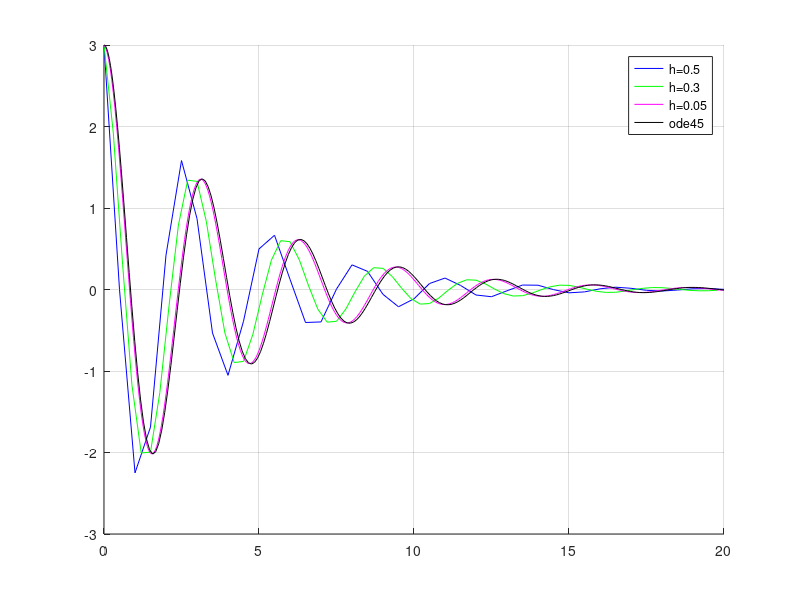

Here is the MATLAB script that generated this plot:
function Num2order
  hold on
  h=[0.5,0.3,0.05];
  x=[];y=[];
  L=20;
  for k=1:length(h)
    x=0:h(k):L;
    y(1)=3;
    z0=0;
    y(2)=y(1)+h(k)*z0+h(k)^2*ff(x(1),y(1),z0);
    for j=2:length(x)-1
      y(j+1)=2*y(j)-y(j-1)+h(k)^2*ff(x(j),y(j),(y(j)-y(j-1))/h(k));
    end
    if k==1
      plot(x,y,'b')
    elseif k==2
      plot(x,y,'g')
    else
      plot(x,y,'m')
    end
  end
  function u=ff(x,y,z)
    u=-4*y-0.5*z;
  end
  [T,Y]=ode45(@rhs,[0,L],[3,0]);
  plot(T,Y(:,1),'k')
  grid on
  legend('h=0.5','h=0.3','h=0.05','ode45')
  function z=rhs(t,v)
    z=[v(2);-4*v(1)-0.5*v(2)];
  end
end
